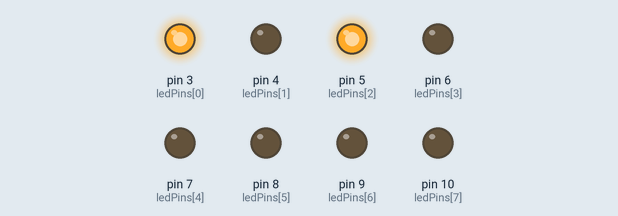
The sketch below on a simulated Arduino Uno, built with avr-gcc and run on an emulated ATmega328P. On the bench: output pins drawn as LEDs (lit = HIGH).

Above: at 0.02 s.
At 0.37 s:
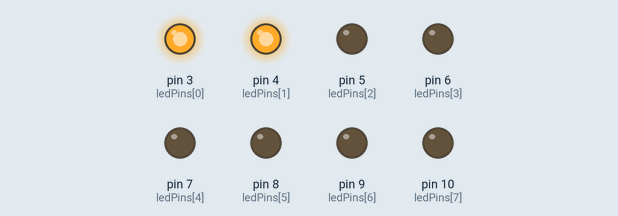
At 0.72 s:
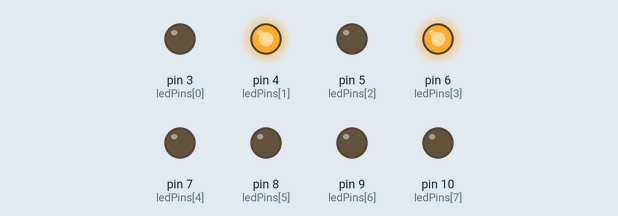
At 1.47 s:
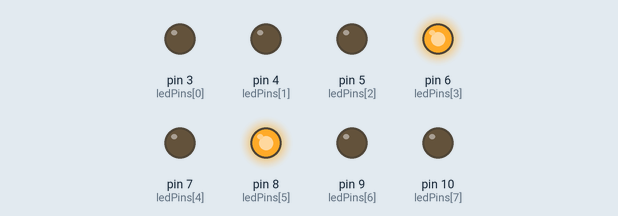
At 2.17 s:
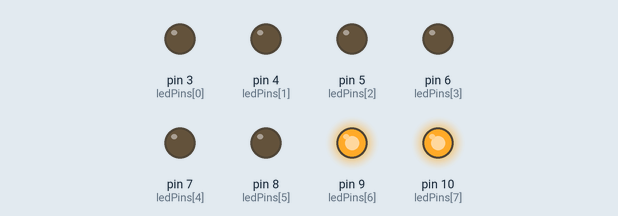
At 2.92 s:
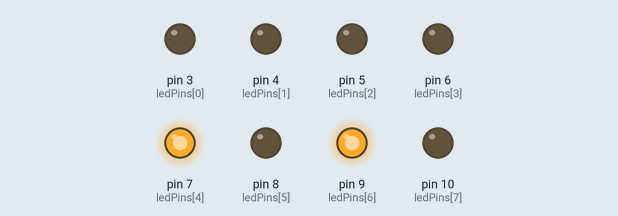
Timing chart, 0 to 3.2 s (numbered marks = the images above):
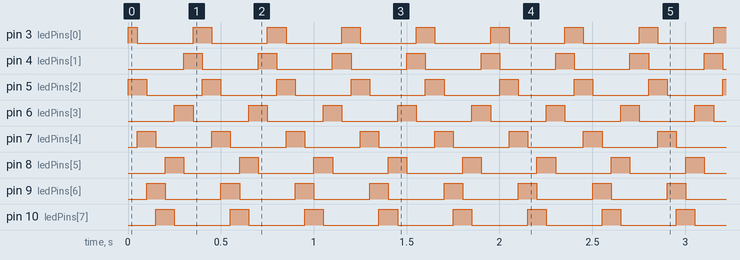

The sketch:

ardu.ino
```cpp
int DELAY_MS =50;

int ledPins[8] = {3, 4, 5, 6, 7, 8, 9, 10};

void setup() {
  for (int i = 0; i < 8; i++) {
    pinMode(ledPins[i], OUTPUT);
  }
}

void printBraille(int bits[8]) {
  for (int i = 0; i < 8; i++) {
    digitalWrite(ledPins[i], bits[i] ? HIGH : LOW);
  }
}

void zero2255() {
  int bits[8];
  for (int b = 0; b < 256; b++) {
    for (int i = 0; i < 8; i++) {
      bits[i] = (b >> (7 - i)) & 1;
    }
    printBraille(bits);
    delay(DELAY_MS);
  }
}

int loadingSetUp[8][8] = {
  {1, 1, 1, 1, 1, 1, 1, 0},
  {1, 1, 1, 1, 1, 0, 1, 1},
  {1, 1, 1, 0, 1, 1, 1, 1},
  {1, 0, 1, 1, 1, 1, 1, 1},
  {0, 1, 1, 1, 1, 1, 1, 1},
  {1, 1, 0, 1, 1, 1, 1, 1},
  {1, 1, 1, 1, 0, 1, 1, 1},
  {1, 1, 1, 1, 1, 1, 0, 1}
};

int loadingSetDown[8][8] = {
  {1, 0, 1, 0, 0, 0, 0, 0},
  {0, 0, 1, 0, 1, 0, 0, 0},
  {0, 0, 0, 0, 1, 0, 1, 0},
  {0, 0, 0, 0, 0, 0, 1, 1},
  {0, 0, 0, 0, 0, 1, 0, 1},
  {0, 0, 0, 1, 0, 1, 0, 0},
  {0, 1, 0, 1, 0, 0, 0, 0},
  {1, 1, 0, 0, 0, 0, 0, 0}
};

void loading(int durationMs) {
  unsigned long startTime = millis();

  while (millis() - startTime < durationMs) {
    for (int i = 0; i < 8; i++) {
      printBraille(loadingSetDown[i]);
      delay(DELAY_MS);
    }
  }
}

void loop() {
  loading(10000);
}
```

Measured:
- by itself, pin 3 (ledPins[0]), pin 4 (ledPins[1]), pin 5 (ledPins[2]), pin 6 (ledPins[3]), pin 7 (ledPins[4]), pin 8 (ledPins[5]), pin 9 (ledPins[6]), pin 10 (ledPins[7]): alternates HIGH for 0.10 s and LOW for 0.30 s
- by itself, everything shown: repeats every 0.40 s, in 8 steps
